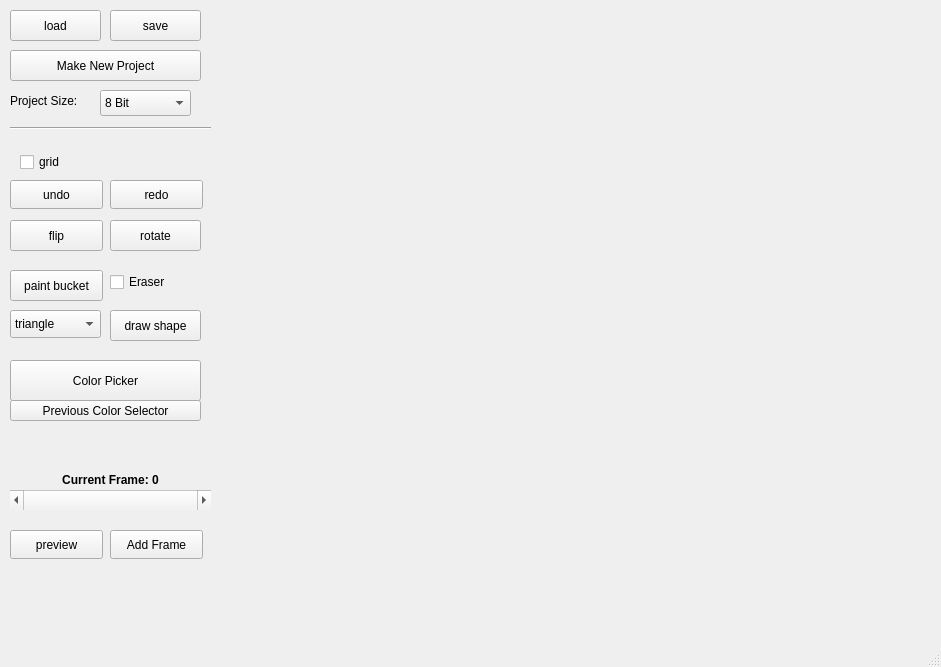
<?xml version="1.0" encoding="UTF-8"?>
<ui version="4.0">
 <class>MainWindow</class>
 <widget class="QMainWindow" name="MainWindow">
  <property name="geometry">
   <rect>
    <x>0</x>
    <y>0</y>
    <width>941</width>
    <height>667</height>
   </rect>
  </property>
  <property name="windowTitle">
   <string>MainWindow</string>
  </property>
  <widget class="QWidget" name="centralwidget">
   <widget class="QLabel" name="frameLabel">
    <property name="geometry">
     <rect>
      <x>280</x>
      <y>10</y>
      <width>600</width>
      <height>600</height>
     </rect>
    </property>
    <property name="text">
     <string/>
    </property>
   </widget>
   <widget class="QPushButton" name="undoButton">
    <property name="geometry">
     <rect>
      <x>10</x>
      <y>180</y>
      <width>93</width>
      <height>29</height>
     </rect>
    </property>
    <property name="text">
     <string>undo</string>
    </property>
   </widget>
   <widget class="QPushButton" name="redoButton">
    <property name="geometry">
     <rect>
      <x>110</x>
      <y>180</y>
      <width>93</width>
      <height>29</height>
     </rect>
    </property>
    <property name="text">
     <string>redo</string>
    </property>
   </widget>
   <widget class="QPushButton" name="rotateButton">
    <property name="geometry">
     <rect>
      <x>110</x>
      <y>220</y>
      <width>91</width>
      <height>31</height>
     </rect>
    </property>
    <property name="text">
     <string>rotate</string>
    </property>
   </widget>
   <widget class="QPushButton" name="flipButton">
    <property name="geometry">
     <rect>
      <x>10</x>
      <y>220</y>
      <width>93</width>
      <height>31</height>
     </rect>
    </property>
    <property name="text">
     <string>flip</string>
    </property>
   </widget>
   <widget class="QPushButton" name="paintBucketButton">
    <property name="geometry">
     <rect>
      <x>10</x>
      <y>270</y>
      <width>93</width>
      <height>31</height>
     </rect>
    </property>
    <property name="text">
     <string>paint bucket</string>
    </property>
   </widget>
   <widget class="QCheckBox" name="gridCheckBox">
    <property name="geometry">
     <rect>
      <x>20</x>
      <y>150</y>
      <width>81</width>
      <height>24</height>
     </rect>
    </property>
    <property name="text">
     <string>grid</string>
    </property>
   </widget>
   <widget class="QPushButton" name="previewButton">
    <property name="geometry">
     <rect>
      <x>10</x>
      <y>530</y>
      <width>93</width>
      <height>29</height>
     </rect>
    </property>
    <property name="text">
     <string>preview</string>
    </property>
   </widget>
   <widget class="QPushButton" name="saveButton">
    <property name="geometry">
     <rect>
      <x>110</x>
      <y>10</y>
      <width>91</width>
      <height>31</height>
     </rect>
    </property>
    <property name="text">
     <string>save</string>
    </property>
   </widget>
   <widget class="QPushButton" name="loadButton">
    <property name="geometry">
     <rect>
      <x>10</x>
      <y>10</y>
      <width>91</width>
      <height>31</height>
     </rect>
    </property>
    <property name="text">
     <string>load</string>
    </property>
   </widget>
   <widget class="QPushButton" name="addFrameBut">
    <property name="geometry">
     <rect>
      <x>110</x>
      <y>530</y>
      <width>93</width>
      <height>29</height>
     </rect>
    </property>
    <property name="text">
     <string>Add Frame</string>
    </property>
   </widget>
   <widget class="QScrollBar" name="frameScrollBar">
    <property name="geometry">
     <rect>
      <x>10</x>
      <y>490</y>
      <width>201</width>
      <height>20</height>
     </rect>
    </property>
    <property name="font">
     <font>
      <bold>false</bold>
      <underline>false</underline>
     </font>
    </property>
    <property name="maximum">
     <number>0</number>
    </property>
    <property name="orientation">
     <enum>Qt::Horizontal</enum>
    </property>
   </widget>
   <widget class="QPushButton" name="shapeButton">
    <property name="geometry">
     <rect>
      <x>110</x>
      <y>310</y>
      <width>91</width>
      <height>31</height>
     </rect>
    </property>
    <property name="text">
     <string>draw shape</string>
    </property>
   </widget>
   <widget class="QLabel" name="frameCounter">
    <property name="geometry">
     <rect>
      <x>40</x>
      <y>470</y>
      <width>141</width>
      <height>20</height>
     </rect>
    </property>
    <property name="font">
     <font>
      <bold>true</bold>
     </font>
    </property>
    <property name="text">
     <string>Current Frame: 0</string>
    </property>
    <property name="alignment">
     <set>Qt::AlignCenter</set>
    </property>
   </widget>
   <widget class="QPushButton" name="newProjectButton">
    <property name="geometry">
     <rect>
      <x>10</x>
      <y>50</y>
      <width>191</width>
      <height>31</height>
     </rect>
    </property>
    <property name="text">
     <string>Make New Project</string>
    </property>
   </widget>
   <widget class="QComboBox" name="sizeOptions">
    <property name="geometry">
     <rect>
      <x>100</x>
      <y>90</y>
      <width>91</width>
      <height>26</height>
     </rect>
    </property>
    <item>
     <property name="text">
      <string comment="8">8 Bit</string>
     </property>
    </item>
    <item>
     <property name="text">
      <string comment="16">16 Bit</string>
     </property>
    </item>
    <item>
     <property name="text">
      <string comment="32">32 Bit</string>
     </property>
    </item>
    <item>
     <property name="text">
      <string comment="64">64 Bit</string>
     </property>
    </item>
   </widget>
   <widget class="QLabel" name="projectSizeLabel">
    <property name="geometry">
     <rect>
      <x>10</x>
      <y>90</y>
      <width>91</width>
      <height>21</height>
     </rect>
    </property>
    <property name="text">
     <string>Project Size:</string>
    </property>
   </widget>
   <widget class="QPushButton" name="colorDialogButton">
    <property name="geometry">
     <rect>
      <x>10</x>
      <y>360</y>
      <width>191</width>
      <height>41</height>
     </rect>
    </property>
    <property name="text">
     <string>Color Picker</string>
    </property>
   </widget>
   <widget class="QComboBox" name="shapeComboBox">
    <property name="geometry">
     <rect>
      <x>10</x>
      <y>310</y>
      <width>91</width>
      <height>28</height>
     </rect>
    </property>
    <item>
     <property name="text">
      <string>triangle</string>
     </property>
    </item>
    <item>
     <property name="text">
      <string>rectangle</string>
     </property>
    </item>
   </widget>
   <widget class="QPushButton" name="previousColorButton">
    <property name="geometry">
     <rect>
      <x>10</x>
      <y>400</y>
      <width>191</width>
      <height>21</height>
     </rect>
    </property>
    <property name="text">
     <string>Previous Color Selector</string>
    </property>
   </widget>
   <widget class="QCheckBox" name="Eraser">
    <property name="geometry">
     <rect>
      <x>110</x>
      <y>270</y>
      <width>91</width>
      <height>24</height>
     </rect>
    </property>
    <property name="text">
     <string>Eraser</string>
    </property>
   </widget>
   <widget class="Line" name="line">
    <property name="geometry">
     <rect>
      <x>10</x>
      <y>120</y>
      <width>201</width>
      <height>16</height>
     </rect>
    </property>
    <property name="orientation">
     <enum>Qt::Horizontal</enum>
    </property>
   </widget>
  </widget>
  <widget class="QMenuBar" name="menubar">
   <property name="geometry">
    <rect>
     <x>0</x>
     <y>0</y>
     <width>941</width>
     <height>25</height>
    </rect>
   </property>
  </widget>
  <widget class="QStatusBar" name="statusbar"/>
 </widget>
 <resources/>
 <connections/>
</ui>
